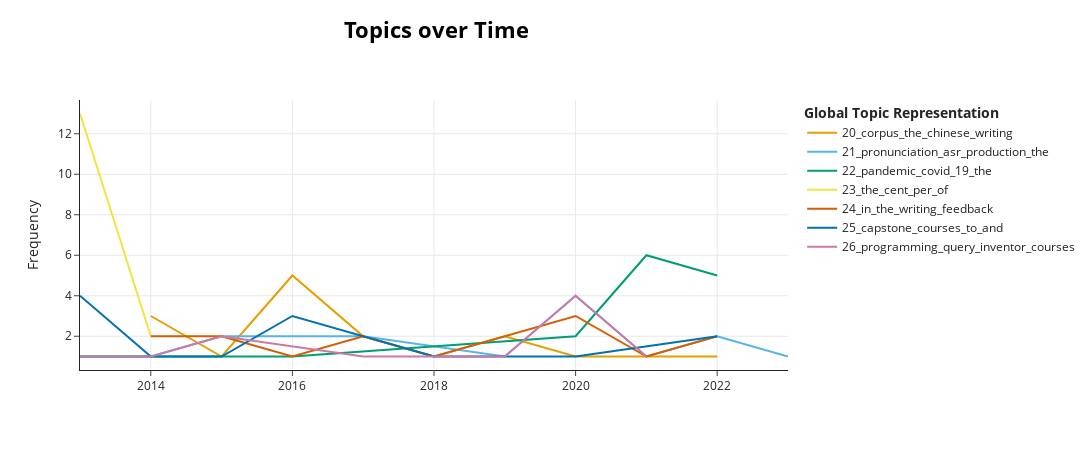

This figure's notebook cell:
### Code cell
model.visualize_topics_over_time(topics_over_time, topics=[20, 21, 22, 23, 24, 25, 26])

### Figure 1 — Plotly figure (JSON) as saved in the notebook; plotly's stock layout.template omitted (floating-point values rounded to 4 significant figures)
{"data": [{"hoverinfo": "text", "hovertext": ["<b>Topic 20</b><br>Words: dictionary, pop, the, vocabulary, workbench", "<b>Topic 20</b><br>Words: word, bilingual, dictionary, corpus, writing", "<b>Topic 20</b><br>Words: collocation, chinese, corpus, ddl, the", "<b>Topic 20</b><br>Words: corpus, ddl, collocational, phraseology, collocations", "<b>Topic 20</b><br>Words: ddl, overgenerated, grammar, their, speaker", "<b>Topic 20</b><br>Words: advertisements, dictionary, english, texts, gt", "<b>Topic 20</b><br>Words: sat, word, chinese, sentence, writing", "<b>Topic 20</b><br>Words: transcription, allophonic, learners, midterm, tool", "<b>Topic 20</b><br>Words: gt, sw, text, translate, english"], "marker": {"color": "#E69F00"}, "mode": "lines", "name": "20_corpus_the_chinese_writing", "type": "scatter", "x": [2014, 2015, 2016, 2017, 2018, 2019, 2020, 2021, 2022], "y": [3, 1, 5, 2, 1, 2, 1, 1, 1]}, {"hoverinfo": "text", "hovertext": ["<b>Topic 21</b><br>Words: icf, listening, comprehensibility, pronunciation, interventions", "<b>Topic 21</b><br>Words: acoustic, spectrographic, production, pronunciation, spectrography", "<b>Topic 21</b><br>Words: asr, production, pronunciation, feedback, spectrographic", "<b>Topic 21</b><br>Words: pronunciation, recording, magicspell, letter, spelling", "<b>Topic 21</b><br>Words: corpus, tts, pronunciation, group, production", "<b>Topic 21</b><br>Words: pronunciation, training, fossilised, features, production", "<b>Topic 21</b><br>Words: pronunciation, asr, production, tts, the", "<b>Topic 21</b><br>Words: spelling, spellchecker, psc, feedback, l2", "<b>Topic 21</b><br>Words: pronunciation, gt, asr, dutch, tts", "<b>Topic 21</b><br>Words: asr, listeners, l1, intelligibility, unrounded"], "marker": {"color": "#56B4E9"}, "mode": "lines", "name": "21_pronunciation_asr_production_the", "type": "scatter", "x": [2013, 2014, 2015, 2016, 2017, 2019, 2020, 2021, 2022, 2023], "y": [1, 1, 2, 2, 2, 1, 4, 1, 2, 1]}, {"hoverinfo": "text", "hovertext": ["<b>Topic 22</b><br>Words: portfolio, community, disabilities, individuals, generally", "<b>Topic 22</b><br>Words: mathematics, eliminating, prepares, bearing, nationwide", "<b>Topic 22</b><br>Words: pandemic, institutions, covid, learning, 19", "<b>Topic 22</b><br>Words: pandemic, covid, 19, education, the", "<b>Topic 22</b><br>Words: pandemic, covid, to, online, 19"], "marker": {"color": "#009E73"}, "mode": "lines", "name": "22_pandemic_covid_19_the", "type": "scatter", "x": [2013, 2016, 2020, 2021, 2022], "y": [1, 1, 2, 6, 5]}, {"hoverinfo": "text", "hovertext": ["<b>Topic 23</b><br>Words: cent, the, per, internet, of", "<b>Topic 23</b><br>Words: decision, cc, institute, network, the"], "marker": {"color": "#F0E442"}, "mode": "lines", "name": "23_the_cent_per_of", "type": "scatter", "x": [2013, 2014], "y": [13, 2]}, {"hoverinfo": "text", "hovertext": ["<b>Topic 24</b><br>Words: writing, collaborative, in, scmc, output", "<b>Topic 24</b><br>Words: chat, text, audio, was, synthetic", "<b>Topic 24</b><br>Words: message, text, reaction, typing, lessons", "<b>Topic 24</b><br>Words: phatic, reading, collaborative, literary, talk", "<b>Topic 24</b><br>Words: contexts, pair, interactional, participation, thought", "<b>Topic 24</b><br>Words: feedback, writing, essay, comments, the", "<b>Topic 24</b><br>Words: chat, were, differences, environments, engagement", "<b>Topic 24</b><br>Words: attention, regulation, collective, l2, la"], "marker": {"color": "#D55E00"}, "mode": "lines", "name": "24_in_the_writing_feedback", "type": "scatter", "x": [2014, 2015, 2016, 2017, 2018, 2020, 2021, 2022], "y": [2, 2, 1, 2, 1, 3, 1, 2]}, {"hoverinfo": "text", "hovertext": ["<b>Topic 25</b><br>Words: capstone, courses, component, program, and", "<b>Topic 25</b><br>Words: online, electrical, win, courses, bachelor", "<b>Topic 25</b><br>Words: technical, curve, green, blue, changes", "<b>Topic 25</b><br>Words: courses, college, to, two, china", "<b>Topic 25</b><br>Words: backward, program, design, curriculum, objectives", "<b>Topic 25</b><br>Words: run, projects, real, business, consulting", "<b>Topic 25</b><br>Words: 2020, scrum, to, and, courses"], "marker": {"color": "#0072B2"}, "mode": "lines", "name": "25_capstone_courses_to_and", "type": "scatter", "x": [2013, 2014, 2015, 2016, 2018, 2020, 2022], "y": [4, 1, 1, 3, 1, 1, 2]}, {"hoverinfo": "text", "hovertext": ["<b>Topic 26</b><br>Words: query, ambiguity, complexity, formulation, we", "<b>Topic 26</b><br>Words: inventor, programming, app, designing, courses", "<b>Topic 26</b><br>Words: inventor, diagrams, app, programming, broadened", "<b>Topic 26</b><br>Words: java, python, programming, textbooks, compare", "<b>Topic 26</b><br>Words: apps, engineering, courses, smartphone, teaching", "<b>Topic 26</b><br>Words: query, sql, task, training, programming", "<b>Topic 26</b><br>Words: programming, we, multiparadigm, multiprogramming, database", "<b>Topic 26</b><br>Words: protocol, app, step, programming, courses"], "marker": {"color": "#CC79A7"}, "mode": "lines", "name": "26_programming_query_inventor_courses", "type": "scatter", "x": [2013, 2014, 2015, 2017, 2018, 2019, 2020, 2021], "y": [1, 1, 2, 1, 1, 1, 4, 1]}], "layout": {"height": 450, "hoverlabel": {"bgcolor": "white", "font": {"family": "Rockwell", "size": 16}}, "legend": {"title": {"text": "<b>Global Topic Representation"}}, "title": {"font": {"color": "Black", "size": 22}, "text": "<b>Topics over Time</b>", "x": 0.4, "xanchor": "center", "y": 0.95, "yanchor": "top"}, "width": 1250, "xaxis": {"showgrid": true}, "yaxis": {"showgrid": true, "title": {"text": "Frequency"}}}}
